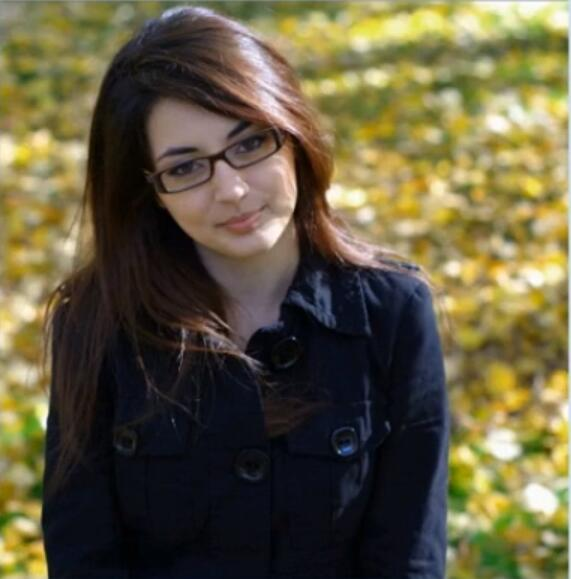
#> input picture 19-图像梯度/图像梯度/example.jpg, 571 x 579 px
$ python '图像梯度.py'
#> lines starting #> are read from the running program, lines starting #| are printed output that depends on the picture
#> further down, src is the input picture: shape (579, 571, 3); mean B, G, R 64, 91.1, 98.9
import cv2 as cv
import numpy as np


# Sobel 算子
def sobel_demo(image):
    grad_x = cv.Sobel(image, cv.CV_32F, 1, 0)  # x方向 梯度
    grad_y = cv.Sobel(image, cv.CV_32F, 0, 1)
    gradx = cv.convertScaleAbs(grad_x)
    grady = cv.convertScaleAbs(grad_y)
    cv.imshow("gradient_x", gradx)
    cv.imshow("gradient_y", grady)

    gradxy = cv.addWeighted(gradx, 0.5, grady, 0.5, 0)  # 图片融合
    cv.imshow("gradient", gradxy)


# Scharr 算子 -> Sobel 算子 的增强版
def scharr_demo(image):
    grad_x = cv.Scharr(image, cv.CV_32F, 1, 0)  # x方向 梯度
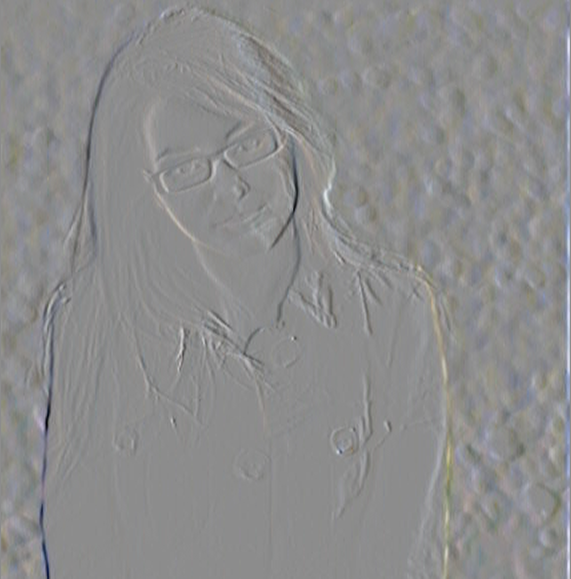
#> grad_x: shape (579, 571, 3) float32; mean B, G, R 5.7, 3.5, 2.6; drawn with min black and max white
    grad_y = cv.Scharr(image, cv.CV_32F, 0, 1)
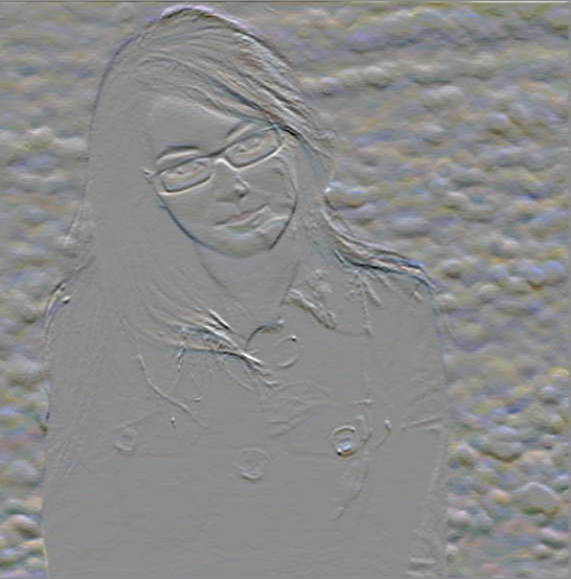
#> grad_y: shape (579, 571, 3) float32; mean B, G, R -4.3, -5.4, -5.5; drawn with min black and max white
    gradx = cv.convertScaleAbs(grad_x)
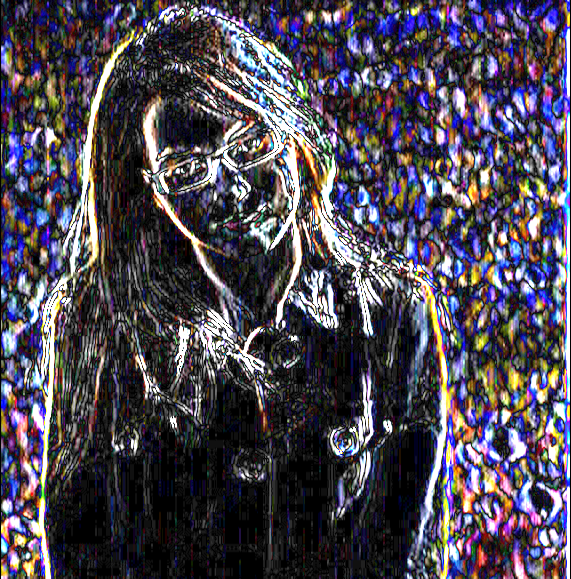
#> gradx: shape (579, 571, 3); mean B, G, R 84.2, 72.3, 77.5
    grady = cv.convertScaleAbs(grad_y)
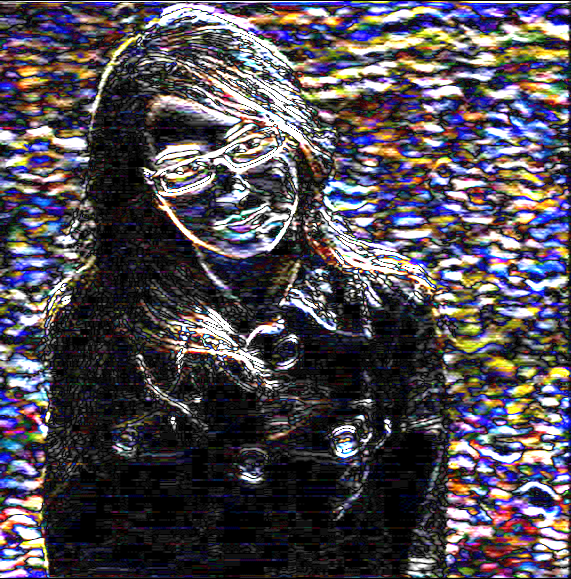
#> grady: shape (579, 571, 3); mean B, G, R 83.7, 75.8, 81.1
    cv.imshow("gradient_x", gradx)
    cv.imshow("gradient_y", grady)

    gradxy = cv.addWeighted(gradx, 0.5, grady, 0.5, 0)  # 图片融合
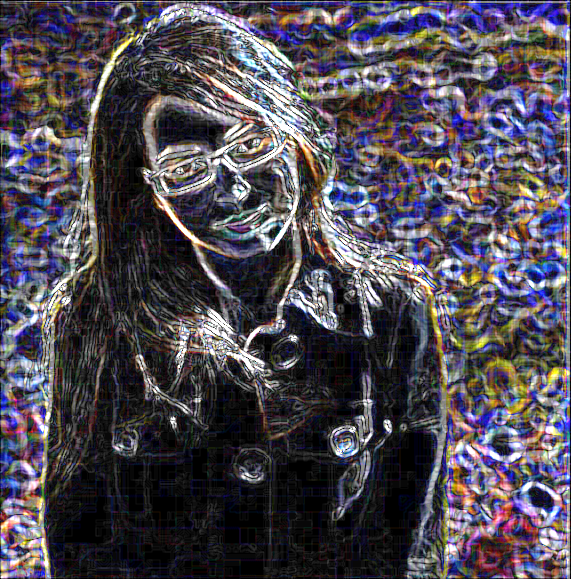
#> gradxy: shape (579, 571, 3); mean B, G, R 83.9, 74, 79.3
    cv.imshow("gradient", gradxy)


# 拉普拉斯算子(API)
def lapalian_demo(image):
    dst = cv.Laplacian(image, cv.CV_32F)
    lpls = cv.convertScaleAbs(dst)
    cv.imshow("lapalian_demo", lpls)


# 拉普拉斯算子(自定义)
def lapalian_demo_self(image):
    kernel = np.array([[1, 1, 1], [1, -8, 1], [1, 1, 1]])  # 拉普拉斯算子
    dst = cv.filter2D(image, cv.CV_32F, kernel=kernel)  # 利用内核实现对图像的卷积运算
    lpls = cv.convertScaleAbs(dst)  # 变成一个单通道8位的、0～255 的一个图像
    cv.imshow("lapalian_demo_self", lpls)


print("-------Hello World----------")
cv.namedWindow("image", cv.WINDOW_AUTOSIZE)
src = cv.imread("example.jpg")
cv.imshow("image", src)

scharr_demo(src)

cv.waitKey(0)
cv.destroyAllWindows()
